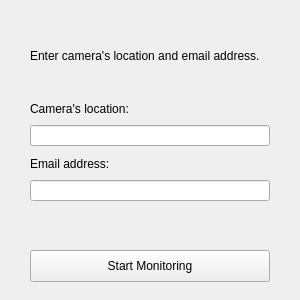
<?xml version="1.0" encoding="UTF-8"?>
<ui version="4.0">
 <class>MainWindow</class>
 <widget class="QMainWindow" name="MainWindow">
  <property name="geometry">
   <rect>
    <x>0</x>
    <y>0</y>
    <width>300</width>
    <height>300</height>
   </rect>
  </property>
  <property name="minimumSize">
   <size>
    <width>300</width>
    <height>300</height>
   </size>
  </property>
  <property name="maximumSize">
   <size>
    <width>300</width>
    <height>300</height>
   </size>
  </property>
  <property name="windowTitle">
   <string>Fire Detection</string>
  </property>
  <widget class="QWidget" name="centralwidget">
   <widget class="QLabel" name="label_2">
    <property name="geometry">
     <rect>
      <x>30</x>
      <y>20</y>
      <width>241</width>
      <height>71</height>
     </rect>
    </property>
    <property name="text">
     <string>Enter camera's location and email address.</string>
    </property>
    <property name="wordWrap">
     <bool>true</bool>
    </property>
   </widget>
   <widget class="QLineEdit" name="location_input">
    <property name="geometry">
     <rect>
      <x>30</x>
      <y>125</y>
      <width>240</width>
      <height>21</height>
     </rect>
    </property>
   </widget>
   <widget class="QPushButton" name="pushButton">
    <property name="geometry">
     <rect>
      <x>30</x>
      <y>250</y>
      <width>240</width>
      <height>32</height>
     </rect>
    </property>
    <property name="text">
     <string>Start Monitoring</string>
    </property>
   </widget>
   <widget class="QLabel" name="label_3">
    <property name="geometry">
     <rect>
      <x>30</x>
      <y>156</y>
      <width>211</width>
      <height>16</height>
     </rect>
    </property>
    <property name="text">
     <string>Email address:</string>
    </property>
   </widget>
   <widget class="QLabel" name="label">
    <property name="geometry">
     <rect>
      <x>30</x>
      <y>101</y>
      <width>121</width>
      <height>16</height>
     </rect>
    </property>
    <property name="text">
     <string>Camera's location:</string>
    </property>
   </widget>
   <widget class="QLineEdit" name="sendTo_input">
    <property name="geometry">
     <rect>
      <x>30</x>
      <y>180</y>
      <width>240</width>
      <height>21</height>
     </rect>
    </property>
   </widget>
  </widget>
 </widget>
 <resources/>
 <connections/>
</ui>
